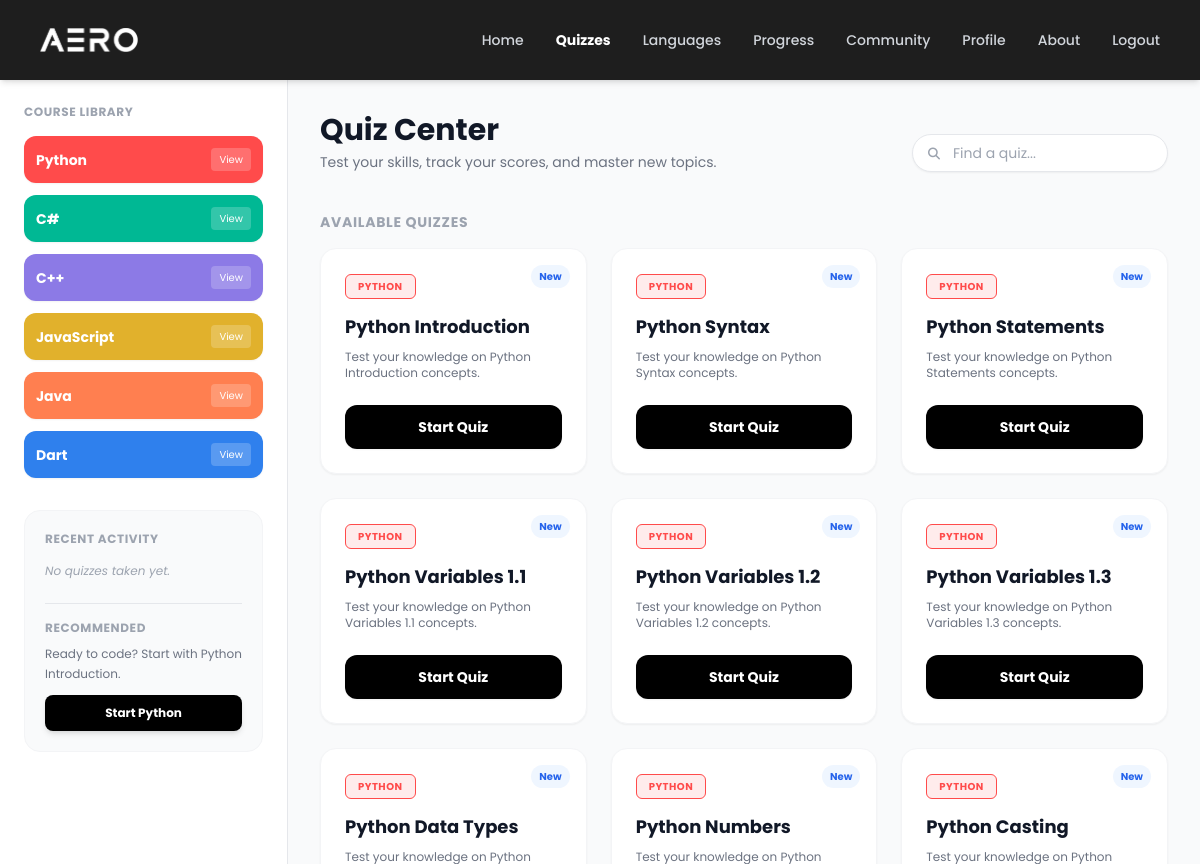
/pages/quizzes.php (signed in), run on the app's committed database.
### tables this page shows
CREATE TABLE `languages` (
  `language_id` int(11) NOT NULL,
  `name` varchar(50) NOT NULL,
  `description` text DEFAULT NULL,
  `icon_path` varchar(255) DEFAULT NULL
);

CREATE TABLE `topics` (
  `topic_id` int(11) NOT NULL,
  `language_id` int(11) NOT NULL,
  `title` varchar(100) NOT NULL,
  `content_description` text DEFAULT NULL,
  `pdf_file_path` varchar(255) DEFAULT NULL,
  `external_link` varchar(255) DEFAULT NULL,
  `ai_context_summary` text NOT NULL,
  `order_sequence` int(11) DEFAULT 0
);

### pages/quizzes.php (the view, shortened to what this page needs)
<?php
include '../config/db_conn.php';
$user_id = $_SESSION['user_id'];
$topicSql = "SELECT t.topic_id, t.title, l.name as lang_name, l.language_id,
                    MAX(q.score) as best_score, MAX(q.total_items) as total_items
             FROM topics t
             JOIN languages l ON t.language_id = l.language_id
             LEFT JOIN generated_quizzes q ON t.topic_id = q.topic_id AND q.user_id = $user_id
             GROUP BY t.topic_id
             ORDER BY l.language_id, t.order_sequence";
$topics = $conn->query($topicSql);
function getLangColor($lang)
{
    $colors = [
        'Python' => 'text-[#ff4b4b] bg-[#ff4b4b]/10 border-[#ff4b4b]',
        'C#' => 'text-[#00b894] bg-[#00b894]/10 border-[#00b894]',
        'C++' => 'text-[#8c7ae6] bg-[#8c7ae6]/10 border-[#8c7ae6]',
        'JavaScript' => 'text-[#e1b12c] bg-[#e1b12c]/10 border-[#e1b12c]',
        'Java' => 'text-[#ff7f50] bg-[#ff7f50]/10 border-[#ff7f50]',
        'Dart' => 'text-[#2f80ed] bg-[#2f80ed]/10 border-[#2f80ed]'
    ];
    return $colors[$lang] ?? 'text-gray-500 bg-gray-100 border-gray-200';
}
?>
<!DOCTYPE html>
<html lang="en">
<head>
    <script src="https://cdn.tailwindcss.com"></script>
    <link rel="stylesheet" href="../assets/css/style.css?v=2.2">
    <link rel="stylesheet" href="https://cdnjs.cloudflare.com/ajax/libs/font-awesome/6.4.0/css/all.min.css">
</head>
<body class="bg-gray-50">
    <?php include '../components/navbar.php'; ?>
    <div class="flex">
        <?php include '../components/sidebar.php'; ?>
        <main class="flex-1 p-8 overflow-y-auto h-[calc(100vh-4rem)]">
            <div class="max-w-6xl mx-auto">
                <div class="mb-10 flex flex-col md:flex-row md:items-end justify-between gap-4">
                    <div>
                        <h1 class="text-3xl font-bold text-gray-900">Quiz Center</h1>
                        <p class="text-sm text-gray-500 mt-1">Test your skills, track your scores, and master new topics.</p>
                    </div>
                    <div class="relative w-full md:w-64">
                        <input type="text" id="searchInput" onkeyup="filterQuizzes()" placeholder="Find a quiz..." class="w-full pl-10 pr-4 py-2 border border-gray-200 rounded-full text-sm focus:outline-none focus:border-black transition bg-white shadow-sm">
                        <i class="fa-solid fa-search absolute left-4 top-3 text-gray-400 text-xs"></i>
                    </div>
                </div>
                <h2 class="text-sm font-bold text-gray-400 uppercase tracking-wider mb-4">Available Quizzes</h2>
                <div class="grid grid-cols-1 md:grid-cols-2 lg:grid-cols-3 gap-6" id="quizGrid">
                    <?php if ($topics->num_rows > 0): ?>
                        <?php while ($t = $topics->fetch_assoc()):
                            $langStyle = getLangColor($t['lang_name']);
                            $hasTaken = !is_null($t['best_score']);
                            $percent = 0;
                            $btnText = "Start Quiz";
                            $btnClass = "bg-black text-white hover:bg-gray-800";
                            $statusBadge = "";
                            if ($hasTaken) {
                                if ($percent >= 50) {
                                    $statusBadge = '<span class="absolute top-4 right-4 bg-green-100 text-green-700 text-[10px] font-bold px-2 py-1 rounded-full">Passed ' . $percent . '%</span>';
                                    $btnText = "Retake";
                                    $btnClass = "bg-white border border-gray-200 text-gray-700 hover:bg-gray-50";
                                } else {
                                    $statusBadge = '<span class="absolute top-4 right-4 bg-red-100 text-red-700 text-[10px] font-bold px-2 py-1 rounded-full">Failed ' . $percent . '%</span>';
                                    $btnText = "Try Again";
                                    $btnClass = "bg-red-500 text-white hover:bg-red-600";
                                }
                            } else {
                                $statusBadge = '<span class="absolute top-4 right-4 bg-blue-50 text-blue-600 text-[10px] font-bold px-2 py-1 rounded-full">New</span>';
                            }
                        ?>
                            <div class="quiz-card bg-white p-6 rounded-2xl shadow-sm border border-gray-100 relative hover:shadow-md transition group">
                                <?php echo $statusBadge; ?>
                                <div class="mb-4">
                                    <span class="px-3 py-1 rounded-md text-[10px] font-bold uppercase tracking-wider border <?php echo $langStyle; ?>">
                                        <?php echo $t['lang_name']; ?>
                                    </span>
                                </div>
                                <h3 class="text-lg font-bold text-gray-900 mb-2 group-hover:text-blue-600 transition quiz-title">
                                    <?php echo $t['title']; ?>
                                </h3>
                                <p class="text-xs text-gray-500 mb-6">Test your knowledge on <?php echo $t['title']; ?> concepts.</p>
                                <form action="../api/generate_quiz.php" method="POST">
                                    <button type="submit" class="w-full py-3 rounded-xl text-sm font-bold shadow-sm transition transform active:scale-95 <?php echo $btnClass; ?>">
                                        <?php echo $btnText; ?>
                                    </button>
                                </form>
                            </div>
                        <?php endwhile; ?>
                    <?php else: ?>
                        <div class="col-span-full text-center py-20 text-gray-400">
                            <p>No quiz topics found. Please add topics to the database.</p>
                        </div>
                    <?php endif; ?>
                </div>
            </div>
        </main>
    </div>
</body>
</html>

### components/sidebar.php (shortened to what this page needs)
<?php
$sidebar_user_id = $_SESSION['user_id'] ?? 0;
$langColors = [
    'Python' => ['bg' => 'bg-[#ff4b4b]', 'text' => 'text-white'],
    'C#' => ['bg' => 'bg-[#00b894]', 'text' => 'text-white'],
    'C++' => ['bg' => 'bg-[#8c7ae6]', 'text' => 'text-white'],
    'JavaScript' => ['bg' => 'bg-[#e1b12c]', 'text' => 'text-white'],
    'Java' => ['bg' => 'bg-[#ff7f50]', 'text' => 'text-white'],
    'Dart' => ['bg' => 'bg-[#2f80ed]', 'text' => 'text-white']
];
$sidebarLangs = $conn->query("SELECT * FROM languages ORDER BY language_id ASC");
$recentSql = "SELECT q.date_taken, t.title, l.name as lang_name, q.score, q.total_items
              FROM generated_quizzes q
              JOIN topics t ON q.topic_id = t.topic_id
              JOIN languages l ON t.language_id = l.language_id
              WHERE q.user_id = $sidebar_user_id
              ORDER BY q.date_taken DESC LIMIT 3";
$recentActivity = $conn->query($recentSql);
$suggestSql = "SELECT t.language_id, t.order_sequence, l.name as lang_name
               FROM generated_quizzes q
               JOIN topics t ON q.topic_id = t.topic_id
               JOIN languages l ON t.language_id = l.language_id
               WHERE q.user_id = $sidebar_user_id
               ORDER BY q.date_taken DESC LIMIT 1";
$lastTaken = $conn->query($suggestSql)->fetch_assoc();
$suggestionText = "Start your journey today!";
$suggestionLink = "languages.php";
$btnText = "Browse Courses";
if ($lastTaken) {
    $nextSeq = $lastTaken['order_sequence'] + 1;
    $lid = $lastTaken['language_id'];
    $nextSql = "SELECT topic_id, title FROM topics
                WHERE language_id = $lid AND order_sequence >= $nextSeq
                ORDER BY order_sequence ASC LIMIT 1";
    $nextRes = $conn->query($nextSql);
    if ($nextRes->num_rows > 0) {
        $suggestedTopic = $nextRes->fetch_assoc();
        $suggestionText = "Since you finished the last topic, try <b>" . $suggestedTopic['title'] . "</b> next.";
        $suggestionLink = "topic_list.php?lang_id=$lid&topic_id=" . $suggestedTopic['topic_id'];
        $btnText = "Start " . $lastTaken['lang_name'];
    } else {
        $suggestionText = "You completed all topics in " . $lastTaken['lang_name'] . "! Try a new language.";
        $suggestionLink = "languages.php";
        $btnText = "Find New Course";
    }
} else {
    $suggestionText = "Ready to code? Start with Python Introduction.";
    $suggestionLink = "topic_list.php?lang_id=1";
    $btnText = "Start Python";
}
?>
<aside class="w-72 bg-white border-r border-gray-200 flex flex-col h-[calc(100vh-4rem)] sticky top-16 overflow-y-auto hidden lg:block no-scrollbar">
    <div class="p-6">
        <h3 class="text-xs font-bold text-gray-400 uppercase tracking-wider mb-4">Course Library</h3>
        <div class="space-y-3">
            <?php while ($lang = $sidebarLangs->fetch_assoc()):
                $style = $langColors[$lang['name']] ?? ['bg' => 'bg-gray-600', 'text' => 'text-white'];
            ?>
                <a href="topic_list.php?lang_id=<?php echo $lang['language_id']; ?>"
                    class="flex justify-between items-center <?php echo $style['bg']; ?> <?php echo $style['text']; ?> p-3 rounded-xl hover:opacity-90 transition shadow-sm group">
                    <span class="font-bold text-sm flex items-center">
                        <?php echo $lang['name']; ?>
                    </span>
                    <span class="text-[10px] bg-white/20 px-2 py-1 rounded group-hover:bg-white/30 transition">
                        View
                    </span>
                </a>
            <?php endwhile; ?>
        </div>
        <div class="mt-8 bg-gray-50 border border-gray-100 rounded-2xl p-5">
            <h4 class="text-xs font-bold text-gray-400 uppercase tracking-wider mb-4">Recent Activity</h4>
            <div class="space-y-4">
                <?php if ($recentActivity->num_rows > 0): ?>
                    <?php while ($act = $recentActivity->fetch_assoc()): ?>
                        <div class="border-l-2 border-gray-200 pl-3">
                            <p class="text-xs font-semibold text-gray-800">
                                <?php echo $act['title']; ?>
                                <span class="text-[10px] text-gray-400 block font-normal">
                                    <?php echo $act['lang_name']; ?>
                                </span>
                            </p>
                            <p class="text-[10px] text-gray-400 mt-1">
                                Score: <?php echo $act['score']; ?>/<?php echo $act['total_items']; ?> &bull;
                                <?php echo date("M d, H:i", strtotime($act['date_taken'])); ?>
                            </p>
                        </div>
                    <?php endwhile; ?>
                <?php else: ?>
                    <p class="text-xs text-gray-400 italic">No quizzes taken yet.</p>
                <?php endif; ?>
            </div>
            <div class="mt-6 pt-4 border-t border-gray-200">
                <h4 class="text-xs font-bold text-gray-400 uppercase tracking-wider mb-2">Recommended</h4>
                <p class="text-xs text-gray-500 mb-3 leading-relaxed">
                    <?php echo $suggestionText; ?>
                </p>
                <a href="<?php echo $suggestionLink; ?>" class="block w-full bg-black text-white text-center text-xs font-bold py-2.5 rounded-lg hover:bg-gray-800 transition shadow-md">
                    <?php echo $btnText; ?>
                </a>
            </div>
        </div>
    </div>
</aside>

### assets/css/style.css (style rules this page uses)
body { font-family: 'Poppins', sans-serif; }

### pages/quizzes.php (style rules this page uses)
body { font-family: 'Poppins', sans-serif; }

### data on the page
languages: name "Python"
languages: name "C#"
languages: name "C++"
languages: name "JavaScript"
languages: name "Java"
languages: name "Dart"
topics: language.name "PYTHON", title "Python Introduction", btnText "Start Quiz"
topics: language.name "PYTHON", title "Python Syntax", btnText "Start Quiz"
topics: language.name "PYTHON", title "Python Statements", btnText "Start Quiz"
topics: language.name "PYTHON", title "Python Variables 1.1", btnText "Start Quiz"
topics: language.name "PYTHON", title "Python Variables 1.2", btnText "Start Quiz"
topics: language.name "PYTHON", title "Python Variables 1.3", btnText "Start Quiz"
topics: language.name "PYTHON", title "Python Data Types", title "Python…"
topics: language.name "PYTHON", title "Python Numbers", title "Python…"
topics: language.name "PYTHON", title "Python Casting", title "Python…"

### other printed values
$suggestionText "Ready to code? Start with Python Introduction."
$btnText "Start Python"
